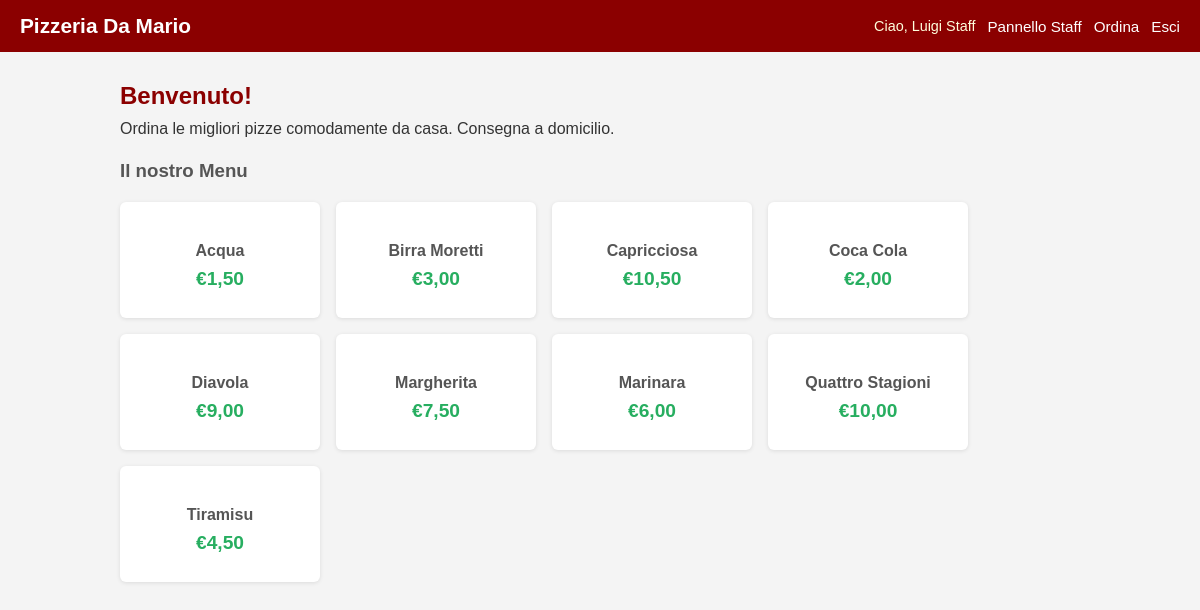
/ (signed in), run on the app's committed database.
### tables this page shows
CREATE TABLE products (
    id INT AUTO_INCREMENT PRIMARY KEY,
    nome VARCHAR(100) NOT NULL,
    prezzo DECIMAL(6,2) NOT NULL,
    disponibile TINYINT DEFAULT 1
);

### index.php (the view, shortened to what this page needs)
<?php require_once 'config.php'; ?>
<!DOCTYPE html>
<html lang="it">
<head>
    <link rel="stylesheet" href="style.css">
</head>
<body>
<div class="header">
    <h1>Pizzeria Da Mario</h1>
    <nav>
        <?php if (isset($_SESSION['user_id'])): ?>
            <span>Ciao, <?= htmlspecialchars($_SESSION['nome']) ?></span>
            <?php if ($_SESSION['ruolo'] == 'staff' || $_SESSION['ruolo'] == 'admin'): ?>
                <a href="staff.php">Pannello Staff</a>
            <?php endif; ?>
            <a href="order.php">Ordina</a>
            <a href="logout.php">Esci</a>
        <?php else: ?>
            <a href="login.php">Accedi</a>
            <a href="register.php">Registrati</a>
        <?php endif; ?>
    </nav>
</div>
<div class="container">
    <h2>Benvenuto!</h2>
    <p>Ordina le migliori pizze comodamente da casa. Consegna a domicilio.</p>
    <h3>Il nostro Menu</h3>
    <div class="products-grid">
    <?php
    $stmt = $db->query("SELECT * FROM products WHERE disponibile = 1 ORDER BY nome");
    while ($row = $stmt->fetch()):
    ?>
        <div class="product">
            <h3><?= htmlspecialchars($row['nome']) ?></h3>
            <div class="price">€<?= number_format($row['prezzo'], 2, ',', '.') ?></div>
        </div>
    <?php endwhile; ?>
    </div>
</div>
</body>
</html>

### style.css (style rules this page uses)
* { margin: 0; padding: 0; box-sizing: border-box; }
body { font-family: Arial, sans-serif; background: #f4f4f4; color: #333; }
.header { background: #8B0000; color: white; padding: 14px 20px; display: flex; align-items: center; justify-content: space-between; flex-wrap: wrap; gap: 10px; }
.header h1 { font-size: 1.3rem; }
.header nav { display: flex; gap: 12px; flex-wrap: wrap; align-items: center; }
.header nav a { color: white; text-decoration: none; font-size: 0.95rem; }
.header nav span { color: #ffd; font-size: 0.9rem; }
.container { max-width: 1000px; margin: 30px auto; padding: 0 20px; }
.products-grid { display: flex; flex-wrap: wrap; gap: 16px; margin-top: 20px; }
.product { background: white; border-radius: 6px; padding: 18px; width: 200px; text-align: center; box-shadow: 0 1px 4px rgba(0,0,0,.1); }
.product h3 { margin-bottom: 8px; font-size: 1rem; }
.price { color: #27ae60; font-size: 1.2rem; font-weight: bold; margin-bottom: 10px; }
h2 { color: #8B0000; margin-bottom: 10px; }
h3 { margin: 22px 0 10px; color: #555; }
p { margin-bottom: 10px; }

### data on the page
products: nome "Acqua", prezzo "1,50"
products: nome "Birra Moretti", prezzo "3,00"
products: nome "Capricciosa", prezzo "10,50"
products: nome "Coca Cola", prezzo "2,00"
products: nome "Diavola", prezzo "9,00"
products: nome "Margherita", prezzo "7,50"
products: nome "Marinara", prezzo "6,00"
products: nome "Quattro Stagioni", prezzo "10,00"
products: nome "Tiramisu", prezzo "4,50"

### other printed values
$_SESSION['nome'] "Luigi Staff"
